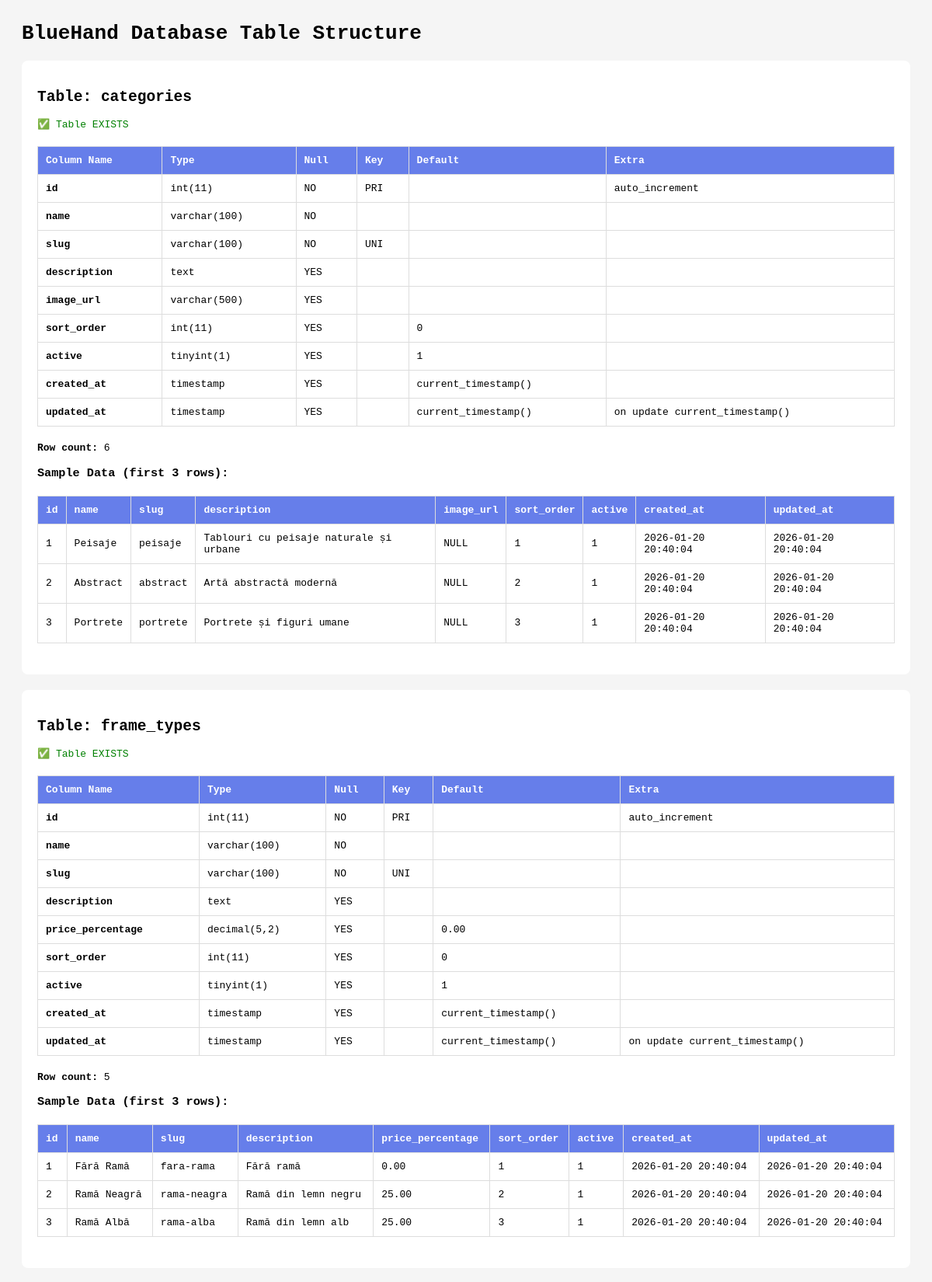
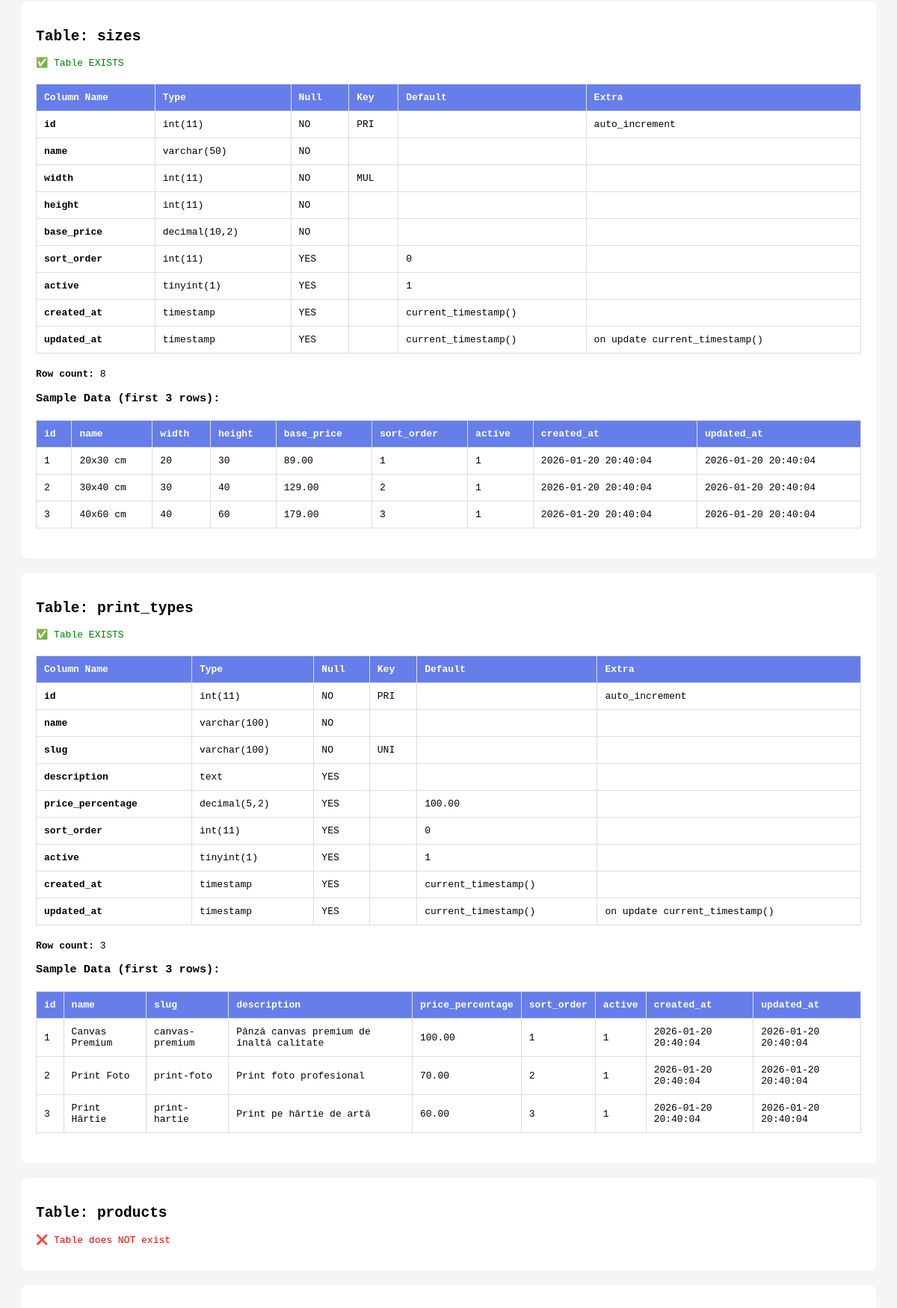
The page /api/check-tables.php (upper part) on the database its author committed (2 pictures, top to bottom).
### tables this page shows
CREATE TABLE IF NOT EXISTS `categories` (
  `id` INT AUTO_INCREMENT PRIMARY KEY,
  `name` VARCHAR(100) NOT NULL,
  `slug` VARCHAR(100) NOT NULL UNIQUE,
  `description` TEXT,
  `image_url` VARCHAR(500),
  `sort_order` INT DEFAULT 0,
  `active` BOOLEAN DEFAULT TRUE,
  `created_at` TIMESTAMP DEFAULT CURRENT_TIMESTAMP,
  `updated_at` TIMESTAMP DEFAULT CURRENT_TIMESTAMP ON UPDATE CURRENT_TIMESTAMP
);

CREATE TABLE IF NOT EXISTS `frame_types` (
  `id` INT AUTO_INCREMENT PRIMARY KEY,
  `name` VARCHAR(100) NOT NULL,
  `slug` VARCHAR(100) NOT NULL UNIQUE,
  `description` TEXT,
  `price_percentage` DECIMAL(5,2) DEFAULT 0.00,
  `sort_order` INT DEFAULT 0,
  `active` BOOLEAN DEFAULT TRUE,
  `created_at` TIMESTAMP DEFAULT CURRENT_TIMESTAMP,
  `updated_at` TIMESTAMP DEFAULT CURRENT_TIMESTAMP ON UPDATE CURRENT_TIMESTAMP
);

CREATE TABLE IF NOT EXISTS `sizes` (
  `id` INT AUTO_INCREMENT PRIMARY KEY,
  `name` VARCHAR(50) NOT NULL,
  `width` INT NOT NULL,
  `height` INT NOT NULL,
  `base_price` DECIMAL(10,2) NOT NULL,
  `sort_order` INT DEFAULT 0,
  `active` BOOLEAN DEFAULT TRUE,
  `created_at` TIMESTAMP DEFAULT CURRENT_TIMESTAMP,
  `updated_at` TIMESTAMP DEFAULT CURRENT_TIMESTAMP ON UPDATE CURRENT_TIMESTAMP,
  UNIQUE KEY `size_dimensions` (`width`, `height`)
);

CREATE TABLE IF NOT EXISTS `print_types` (
  `id` INT AUTO_INCREMENT PRIMARY KEY,
  `name` VARCHAR(100) NOT NULL,
  `slug` VARCHAR(100) NOT NULL UNIQUE,
  `description` TEXT,
  `price_percentage` DECIMAL(5,2) DEFAULT 100.00,
  `sort_order` INT DEFAULT 0,
  `active` BOOLEAN DEFAULT TRUE,
  `created_at` TIMESTAMP DEFAULT CURRENT_TIMESTAMP,
  `updated_at` TIMESTAMP DEFAULT CURRENT_TIMESTAMP ON UPDATE CURRENT_TIMESTAMP
);

### api/check-tables.php (the view, shortened to what this page needs)
<?php
echo "<h1>BlueHand Database Table Structure</h1>";
try {
    $db = getDB();
    $tables = ['categories', 'frame_types', 'sizes', 'print_types', 'products', 'orders', 'order_items'];
    foreach ($tables as $tableName) {
        echo "<div class='section'>";
        echo "<h2>Table: $tableName</h2>";
        $stmt = $db->query("SHOW TABLES LIKE '$tableName'");
        $exists = $stmt->fetch();
        if (!$exists) {
            echo "<p style='color: red;'>❌ Table does NOT exist</p>";
            echo "</div>";
            continue;
        }
        echo "<p style='color: green;'>✅ Table EXISTS</p>";
        $stmt = $db->query("DESCRIBE $tableName");
        $columns = $stmt->fetchAll();
        echo "<table>";
        echo "<tr><th>Column Name</th><th>Type</th><th>Null</th><th>Key</th><th>Default</th><th>Extra</th></tr>";
        foreach ($columns as $col) {
            echo "<tr>";
            echo "<td><strong>" . htmlspecialchars($col['Field']) . "</strong></td>";
            echo "<td>" . htmlspecialchars($col['Type']) . "</td>";
            echo "<td>" . htmlspecialchars($col['Null']) . "</td>";
            echo "<td>" . htmlspecialchars($col['Key']) . "</td>";
            echo "<td>" . htmlspecialchars($col['Default']) . "</td>";
            echo "<td>" . htmlspecialchars($col['Extra']) . "</td>";
            echo "</tr>";
        }
        echo "</table>";
        $stmt = $db->query("SELECT COUNT(*) as count FROM $tableName");
        $count = $stmt->fetch();
        echo "<p><strong>Row count:</strong> " . $count['count'] . "</p>";
        if ($count['count'] > 0) {
            echo "<h3>Sample Data (first 3 rows):</h3>";
            $stmt = $db->query("SELECT * FROM $tableName LIMIT 3");
            $rows = $stmt->fetchAll();
            if ($rows) {
                echo "<table>";
                echo "<tr>";
                foreach ($rows[0] as $key => $value) {
                    if (!is_numeric($key)) {
                        echo "<th>" . htmlspecialchars($key) . "</th>";
                    }
                }
                echo "</tr>";
                foreach ($rows as $row) {
                    echo "<tr>";
                    foreach ($row as $key => $value) {
                        if (!is_numeric($key)) {
                            echo "<td>" . htmlspecialchars($value ?? 'NULL') . "</td>";
                        }
                    }
                    echo "</tr>";
                }
                echo "</table>";
            }
        }
        echo "</div>";
    }
} catch (PDOException $e) {
    echo "<div class='section'>";
    echo "<h2 style='color: red;'>❌ Database Error</h2>";
    echo "<p>" . htmlspecialchars($e->getMessage()) . "</p>";
    echo "</div>";
}

### api/check-tables.php (style rules this page uses)
table { border-collapse: collapse; margin: 20px 0; background: white; width: 100%; }
th, td { border: 1px solid #ddd; padding: 10px; text-align: left; }
th { background: #667eea; color: white; }
.section { background: white; padding: 20px; margin: 20px 0; border-radius: 8px; }

### rows shown on the page
categories: id "1", name "Peisaje", slug "peisaje", description "Tablouri cu peisaje naturale și urbane", image_url "NULL", sort_order "1", active "1", created_at "2026-01-20 20:40:04", updated_at "2026-01-20 20:40:04"
categories: id "2", name "Abstract", slug "abstract", description "Artă abstractă modernă", image_url "NULL", sort_order "2", active "1", created_at "2026-01-20 20:40:04", updated_at "2026-01-20 20:40:04"
categories: id "3", name "Portrete", slug "portrete", description "Portrete și figuri umane", image_url "NULL", sort_order "3", active "1", created_at "2026-01-20 20:40:04", updated_at "2026-01-20 20:40:04"
frame_types: id "1", name "Fără Ramă", slug "fara-rama", description "Fără ramă", price_percentage "0.00", sort_order "1", active "1", created_at "2026-01-20 20:40:04", updated_at "2026-01-20 20:40:04"
frame_types: id "2", name "Ramă Neagră", slug "rama-neagra", description "Ramă din lemn negru", price_percentage "25.00", sort_order "2", active "1", created_at "2026-01-20 20:40:04", updated_at "2026-01-20 20:40:04"
frame_types: id "3", name "Ramă Albă", slug "rama-alba", description "Ramă din lemn alb", price_percentage "25.00", sort_order "3", active "1", created_at "2026-01-20 20:40:04", updated_at "2026-01-20 20:40:04"
sizes: id "1", name "20x30 cm", width "20", height "30", base_price "89.00", sort_order "1", active "1", created_at "2026-01-20 20:40:04", updated_at "2026-01-20 20:40:04"
sizes: id "2", name "30x40 cm", width "30", height "40", base_price "129.00", sort_order "2", active "1", created_at "2026-01-20 20:40:04", updated_at "2026-01-20 20:40:04"
sizes: id "3", name "40x60 cm", width "40", height "60", base_price "179.00", sort_order "3", active "1", created_at "2026-01-20 20:40:04", updated_at "2026-01-20 20:40:04"
print_types: id "1", name "Canvas Premium", slug "canvas-premium", description "Pânză canvas premium de înaltă calitate", price_percentage "100.00", sort_order "1", active "1", created_at "2026-01-20 20:40:04", updated_at "2026-01-20 20:40:04"
print_types: id "2", name "Print Foto", slug "print-foto", description "Print foto profesional", price_percentage "70.00", sort_order "2", active "1", created_at "2026-01-20 20:40:04", updated_at "2026-01-20 20:40:04"
print_types: id "3", name "Print Hârtie", slug "print-hartie", description "Print pe hârtie de artă", price_percentage "60.00", sort_order "3", active "1", created_at "2026-01-20 20:40:04", updated_at "2026-01-20 20:40:04"

### other values the page prints
$tableName "categories"
$col['Field'] "id"
$col['Type'] "int(11)"
$col['Null'] "NO"
$col['Key'] "PRI"
$col['Extra'] "auto_increment"
$col['Field'] "name"
$col['Type'] "varchar(100)"
$col['Field'] "slug"
$col['Key'] "UNI"
$col['Field'] "description"
$col['Type'] "text"
$col['Null'] "YES"
$col['Field'] "image_url"
$col['Type'] "varchar(500)"
